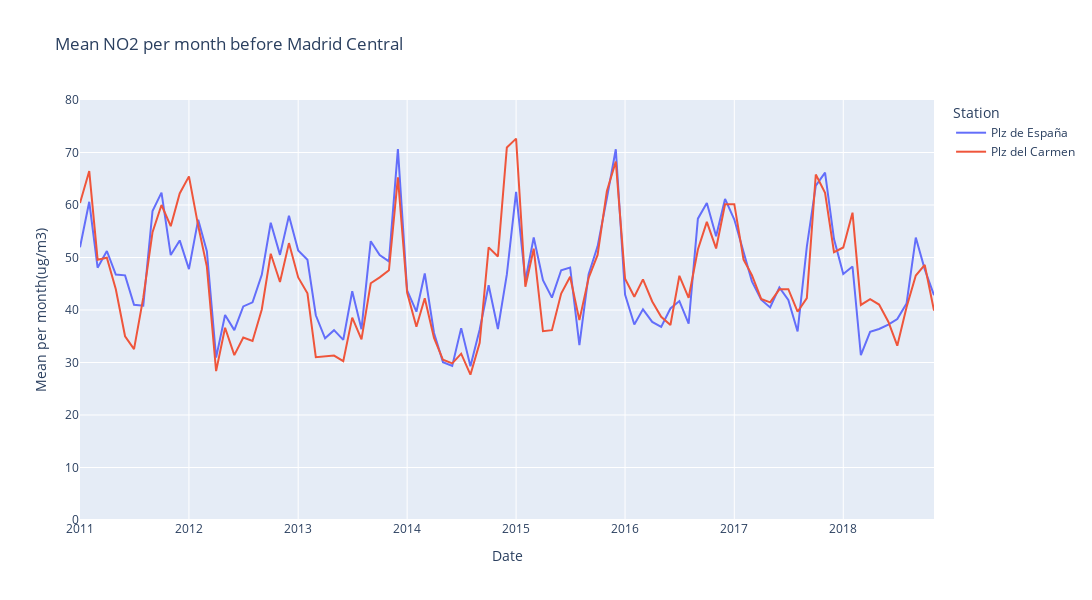

The cell this chart's notebook holds for it:
### Markdown cell above
#### Plot of the monthly averages from January 2011 to November 2018.

### Code cell
all_data_before = all_data[["Year", "Station", "Mean per month(ug/m3)"]].loc["2011-01-01":"2018-11-01"]

fig = px.line(all_data_before, x=all_data_before.index, y="Mean per month(ug/m3)", color="Station", title="Mean NO2 per month before Madrid Central")
fig.update_yaxes(range=[0,80])
fig.update_layout(autosize=True, width=1100, height=600)
fig.show()
